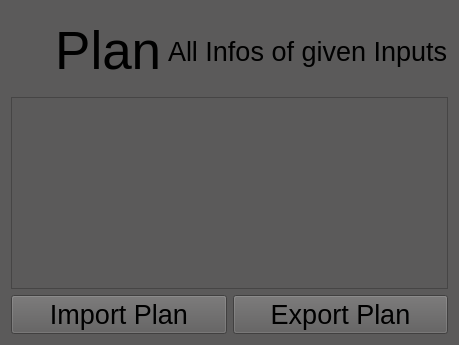
               <widget class="QWidget" name="page_plan">
                <property name="styleSheet">
                 <string notr="true">background:rgb(91,90,90);</string>
                </property>
                <layout class="QGridLayout" name="gridLayout">
                 <item row="2" column="0">
                  <layout class="QHBoxLayout" name="top_frame_plan">
                   <property name="topMargin">
                    <number>10</number>
                   </property>
                   <property name="bottomMargin">
                    <number>10</number>
                   </property>
                   <item>
                    <widget class="QLabel" name="lab_plan">
                     <property name="font">
                      <font>
                       <pointsize>40</pointsize>
                      </font>
                     </property>
                     <property name="text">
                      <string>   Plan</string>
                     </property>
                    </widget>
                   </item>
                   <item>
                    <widget class="QLabel" name="lab_plan_input_infos">
                     <property name="font">
                      <font>
                       <pointsize>20</pointsize>
                      </font>
                     </property>
                     <property name="text">
                      <string>All Infos of given Inputs</string>
                     </property>
                    </widget>
                   </item>
                  </layout>
                 </item>
                 <item row="3" column="0">
                  <widget class="QTableWidget" name="tableWidget_plan_show">
                   <property name="font">
                    <font>
                     <pointsize>20</pointsize>
                    </font>
                   </property>
                  </widget>
                 </item>
                 <item row="5" column="0">
                  <layout class="QHBoxLayout" name="horizontalLayout_18">
                   <item>
                    <widget class="QPushButton" name="button_plan_import">
                     <property name="font">
                      <font>
                       <pointsize>20</pointsize>
                      </font>
                     </property>
                     <property name="text">
                      <string>Import Plan</string>
                     </property>
                    </widget>
                   </item>
                   <item>
                    <widget class="QPushButton" name="button_plan_export">
                     <property name="font">
                      <font>
                       <pointsize>20</pointsize>
                      </font>
                     </property>
                     <property name="text">
                      <string>Export Plan</string>
                     </property>
                    </widget>
                   </item>
                  </layout>
                 </item>
                </layout>
               </widget>
